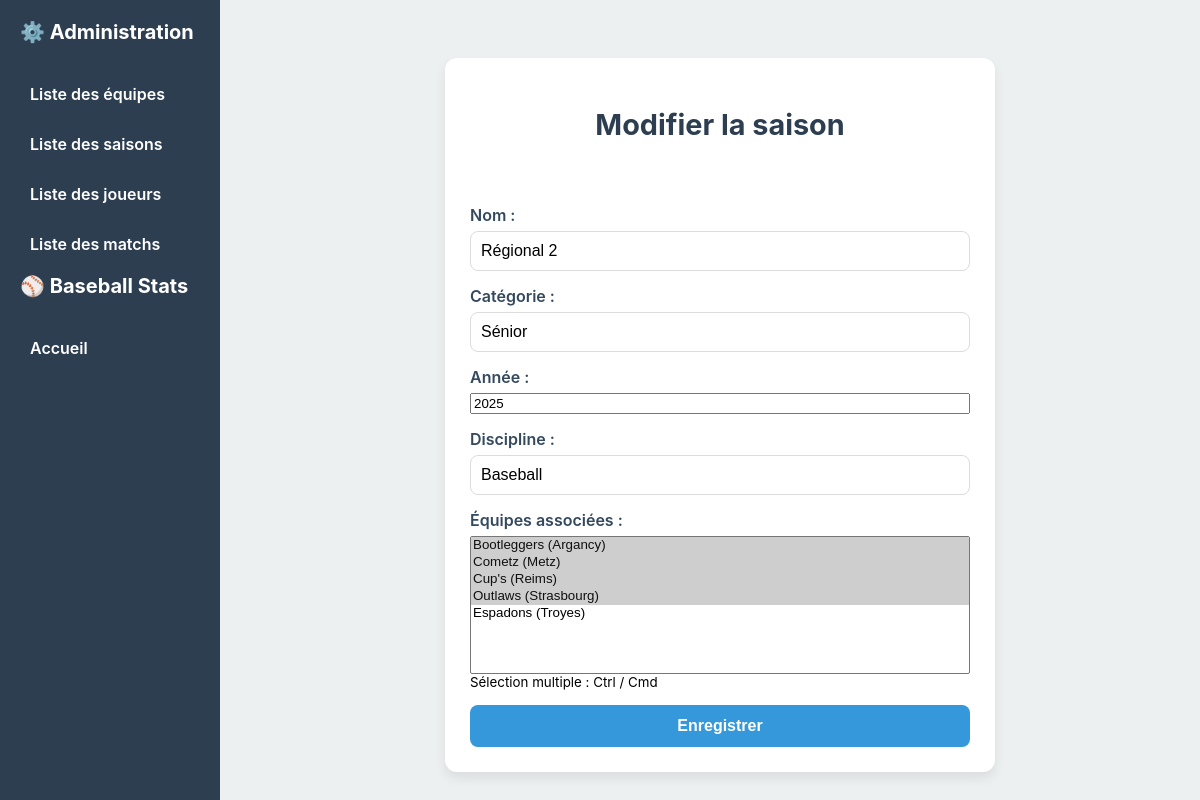
/edit_season/1, run on the app's committed database.
### models/season.py (models this page shows)
class Season(db.Model):
    __tablename__ = 'season'
    id = db.Column(db.Integer, primary_key=True)
    name = db.Column(db.String(50), nullable=False)
    category = db.Column(db.String(50))
    year = db.Column(db.Integer)
    discipline = db.Column(db.String(50))
    teams = db.relationship('Team', secondary=season_team, back_populates='seasons')

### routes/seasons.py (the view, shortened to what this page needs)
@seasons_bp.route('/edit_season/<int:season_id>', methods=['GET', 'POST'])
def edit_season(season_id):
    season = Season.query.get_or_404(season_id)
    teams = Team.query.all()
    return render_template('seasons/season_form.html', season=season, teams=teams)

### templates/seasons/season_form.html (shortened to what this page needs)
{% extends "menu.html" %}
{% block head %}
<link rel="stylesheet" href="{{ url_for('static', filename='css/global.css') }}">
{% endblock %}
{% block content %}
<div class="team-form-container">
    <form method="POST" class="team-form">
        <div class="form-header">
            <h2>{% if season %}Modifier la saison{% else %}Créer une saison{% endif %}</h2>
        </div>
        <div class="form-group">
            <label>Nom :</label>
            <input type="text" name="name" value="{{ season.name if season else '' }}" required>
        </div>
        <div class="form-group">
            <label>Catégorie :</label>
            <input type="text" name="category" value="{{ season.category if season else '' }}" required>
        </div>
        <div class="form-group">
            <label>Année :</label>
            <input type="number" name="year" min="2000" max="2100" value="{{ season.year if season else '' }}" required>
        </div>
        <div class="form-group">
            <label>Discipline :</label>
            <input type="text" name="discipline" value="{{ season.discipline if season else '' }}" required>
        </div>
        <div class="form-group">
            <label>Équipes associées :</label>
            <select name="teams" multiple size="8">
                {% for team in teams %}
                    <option value="{{ team.id }}"
                        {% if season and team in season.teams %}selected{% endif %}>
                        {{ team.name }} ({{ team.city }})
                    </option>
                {% endfor %}
            </select>
            <small>Sélection multiple : Ctrl / Cmd</small>
        </div>
        <button type="submit" class="btn-submit">
            {% if season %}Enregistrer{% else %}Créer{% endif %}
        </button>
    </form>
</div>
{% endblock %}

### static/css/menu.css (style rules this page uses)
:root { --primary: #2c3e50; --secondary: #ecf0f1; --accent: #3498db; --border: #dcdcdc; }
body { font-family: "Inter", sans-serif; margin: 0; padding: 0; background: var(--secondary); display: flex; min-height: 100vh; }

### static/css/global.css (style rules this page uses)
.form-header { margin-bottom: 25px; }
.form-header h2 { color: #2c3e50; font-size: 1.8rem; }
.team-form { max-width: 500px; background: #fff; padding: 25px; border-radius: 12px; box-shadow: 0 6px 12px rgba(0,0,0,0.08); display: flex; flex-direction: column; gap: 15px; }
.form-group { display: flex; flex-direction: column; }
.form-group label { font-weight: 600; margin-bottom: 6px; color: #34495e; }
.team-form input[type="text"], .team-form input[type="file"] { padding: 10px; border: 1px solid #dcdcdc; border-radius: 8px; font-size: 1rem; outline: none; transition: border 0.2s; }
.btn-submit { padding: 12px 0; background: #3498db; color: #fff; border: none; font-weight: 600; font-size: 1rem; border-radius: 8px; cursor: pointer; transition: background 0.2s; }
.team-form-container { display: flex; justify-content: center; align-items: center; min-height: calc(100vh - 60px); padding: 20px; background: #ecf0f1; }
.form-header { margin-bottom: 25px; text-align: center; }
.team-form { max-width: 500px; width: 100%; background: #fff; padding: 25px; border-radius: 12px; box-shadow: 0 6px 12px rgba(0,0,0,0.08); display: flex; flex-direction: column; gap: 15px; }

### data on the page
Season: name "Régional 2", category "Sénior", year "2025", discipline "Baseball"

### other printed values
form field teams "Bootleggers (Argancy) ☑ / Cometz (Metz) ☑ / Cup's (Reims) ☑ / Outlaws (Strasbourg) ☑ / Espadons (Troyes)"
